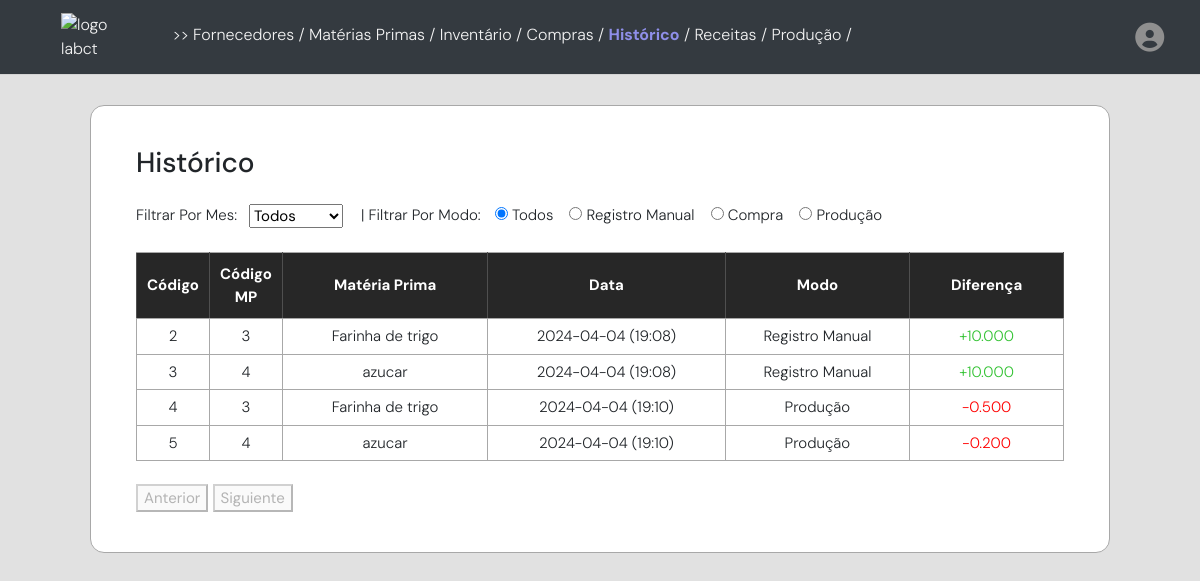
Page /historico (signed in) on the earlier database version.
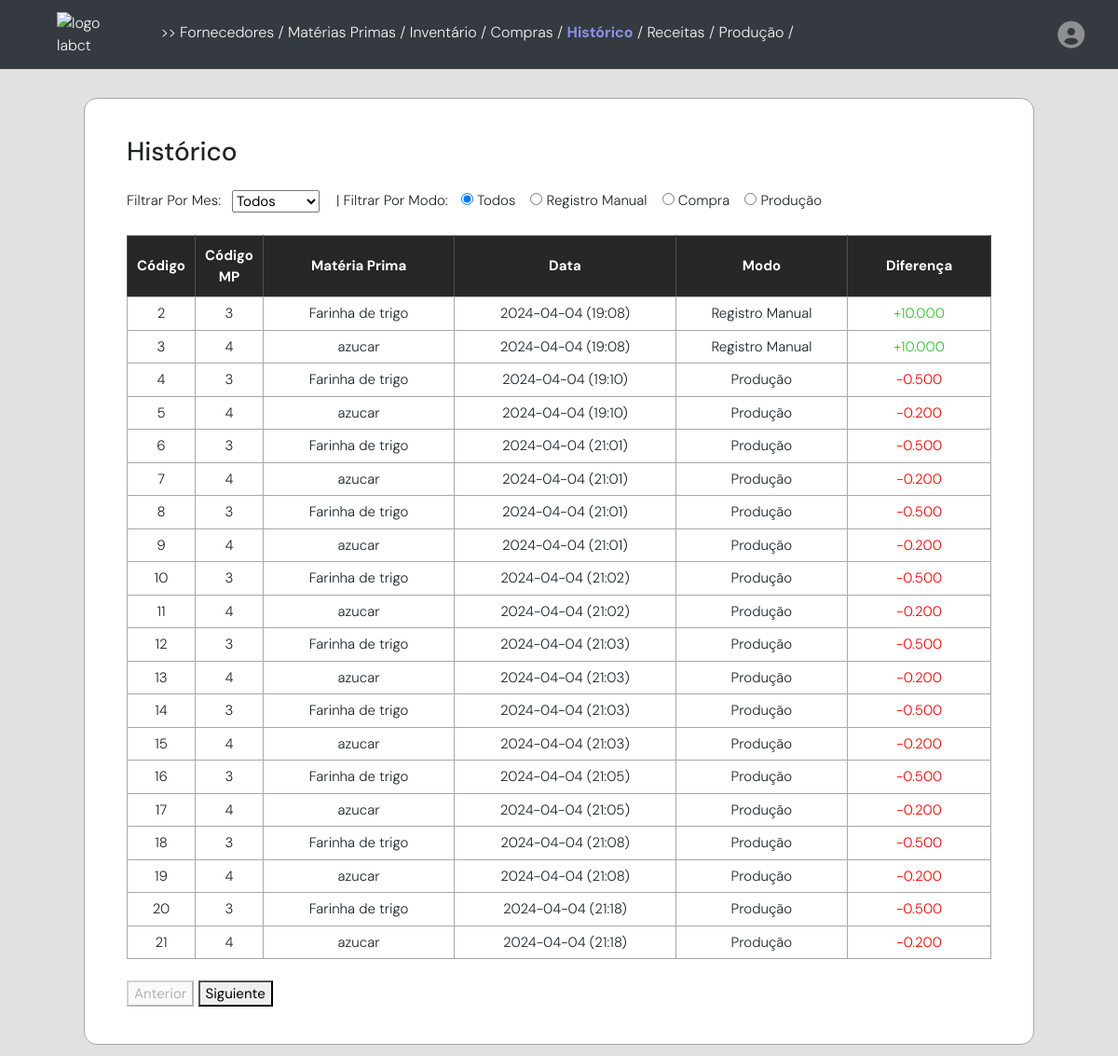
Same page on the later database version.
### models/historico_model.py (models this page shows)
class Historico(db.Model):
    __tablename__ = "historico"
    __table_args__ = {"extend_existing": True}
    id_hst = db.Column(db.Integer, primary_key=True, autoincrement=True)
    date_change = db.Column(db.DateTime, default=datetime.now(timezone.utc))
    id_mp = db.Column(db.Integer, nullable=False)
    nome_mp = db.Column(db.String(75))
    ultimaquantidade_hst = db.Column(db.Numeric(10, 3))
    novaquantidade_hst = db.Column(db.Numeric(10, 3))
    difference_hst = db.Column(db.Numeric(10, 3))
    modo_hst = db.Column(db.Enum('Registro Manual', 'Compra', 'Inventario','Produção'))
    user_id = db.Column(db.Integer, db.ForeignKey('usuarios.id'), nullable=False)
    usuarios = db.relationship("Usuarios", back_populates="historico")

### app.py (the view)
@app.route('/historico')
@login_required
def historico():
    historico = Historico.query.filter_by(user_id=current_user.id).all()
    historico_schema = HistoricoSchema(many=True)
    serialized_data_hst = historico_schema.dump(historico)
    return render_template('historico.html', historico=serialized_data_hst)

### app.py (called while the page is built)
@login_manager.user_loader
def user_loader(user_id):
    return Usuarios.query.get(int(user_id))

def custom_datetime_format2(value):
    if isinstance(value, str):
        value = datetime.strptime(value, '%Y-%m-%dT%H:%M:%S.%f')
    formatted_date = value.strftime("%Y-%m-%d (%H:%M)")
    return formatted_date

### templates/historico.html (shortened to what this page needs)
{% extends "base.html" %}
{% block content %}
<body>
    <div class="container">
        <div class="tabela">
            <div class="historico">
                <h3>
                    Histórico
                </h3>
                <div
                    style="display: flex; width: 100%; flex-direction: row; justify-content: start; margin-block: 18px; gap: 12px;">
                    <div class="ferramentasHistorico"
                        style="display: flex; flex-direction: row; gap: 12px; align-items: center;">
                        <label style="margin-top: 6px;">Filtrar Por Mes:</label>
                    </div>
                    <form id="filterForm" style="margin-top: 6px;">
                        <label style="margin-left: 6px;  margin-right: 10px;"> | Filtrar Por Modo:</label>
                        <input type="radio" name="filterOption" value="all" id="allOption" checked>
                        <label for="allOption">Todos</label>
                        <input style="margin-left: 12px;" type="radio" name="filterOption" value="registro manual"
                            id="registromanualOption">
                        <label for="registromanualOption">Registro Manual</label>
                        <input style="margin-left: 12px;" type="radio" name="filterOption" value="compra"
                            id="comprasOption">
                        <label for="comprasOption">Compra</label>
                        <input style="margin-left: 12px;" type="radio" name="filterOption" value="produção"
                            id="producaoOption">
                        <label for="producaoOption">Produção</label>
                    </form>
                </div>
                <div>
                    <table id="tabelaHistorico">
                        <thead>
                            <tr>
                                <th style="width: 5%;">
                                    Código
                                </th>
                                <th style="width: 5%;">
                                    Código MP
                                </th>
                                <th>
                                    Matéria Prima
                                </th>
                                <th>
                                    Data
                                </th>
                                <th>
                                    Modo
                                </th>
                                <th>
                                    Diferença
                                </th>
                            </tr>
                        </thead>
                        <tbody>
                            {% for hst in historico %}
                            <tr>
                                <td>
                                    {{hst.id_hst}}
                                </td>
                                <td>
                                    {{hst.id_mp}}
                                </td>
                                <td>
                                    {{hst.nome_mp}}
                                </td>
                                <td>
                                    {{hst.date_change | custom_datetime_format2}}
                                </td>
                                <td>
                                    {{hst.modo_hst}}
                                </td>
                                <td
                                    style="color: {% if hst.difference_hst < 0 %}red{% elif hst.difference_hst > 0 %}#32c232{% endif %};">
                                    {{ '+' if hst.difference_hst > 0 else '' }}{{ hst.difference_hst }}
                                </td>
                            </tr>
                            {% endfor %}
                        </tbody>
                    </table>
                    <br>
                    <div id="pagination">
                        <button id="prev">Anterior</button>
                        <button id="next">Siguiente</button>
                    </div>
                </div>
            </div>
        </div>
    </div>
</body>
{% endblock %}

### templates/base.html (shortened to what this page needs)
<!DOCTYPE html>
<html lang="en">
<head>
    <link href="https://stackpath.bootstrapcdn.com/bootstrap/4.5.2/css/bootstrap.min.css" rel="stylesheet">
    <link rel="stylesheet" href="https://cdnjs.cloudflare.com/ajax/libs/normalize/5.0.0/normalize.min.css">
    <link href="https://stackpath.bootstrapcdn.com/bootstrap/4.5.2/css/bootstrap.min.css" rel="stylesheet">
    <link rel="stylesheet" href="https://cdnjs.cloudflare.com/ajax/libs/jqueryui/1.12.1/jquery-ui.min.css">
    <link rel="stylesheet" href="https://cdnjs.cloudflare.com/ajax/libs/font-awesome/6.0.0-beta3/css/all.min.css"
 />
    <link rel="stylesheet" type="text/css" href="{{ url_for('static', filename='styles.css') }}">
</head>
<body>
    <nav class="navbar navbar-expand-lg navbar-dark bg-dark">
		<div class="container-fluid">
			<a href="{{ url_for('index') }}" title="Sobre a LAB página inicial" style="margin-left: 30px;">
				<img src="https://i.postimg.cc/k54vbtBF/userlmn-ebfdb7b90b9b59a3c0ece37c1d46cf20-removebg-preview.png" alt="logo labct" height="64" width="140"/>
			</a>
            <div class="nav-cont">
                {% include 'navigationlink.html' %}
                <span class="user-icon">
                    <i class="fa-solid fa-circle-user"></i>
                </span>
            </div>
        </div>
    </nav>
    <div>
        {% block content %}{% endblock %}
    </div>
</body>
</html>

### templates/navigationlink.html (shortened to what this page needs)
<span class="links">
    >>
    <a href="{{ url_for('fornecedores')}}" >Fornecedores</a> /
    <a href="{{ url_for('materiasPrimas')}}" >Matérias Primas</a> /
    <a href="{{ url_for('inventario')}}" >Inventário</a> /
    <a href="{{ url_for('compras')}}" {% if request.path==url_for('compras') %}class="active" {% endif %}>Compras</a> /
    <a href="{{ url_for('historico')}}" {% if request.path==url_for('historico') %}class="active" {% endif
        %}>Histórico</a> /
    <a href="{{ url_for('receitas')}}" {% if request.path==url_for('receitas') %}class="active" {% endif %}>Receitas</a>
    /
    <a href="{{ url_for('produccao')}}" {% if request.path==url_for('produccao') %}class="active" {% endif %}>Produção</a>
    /
</span>

### static/styles.css (style rules this page uses)
body { background-color: rgb(225, 225, 225); margin: 0; font-family: "DM Sans", sans-serif; font-optical-sizing: auto; font-weight: 300; font-style: normal; }
.container { margin-top: 18px !important; max-width: 85%; display: flex; flex-direction: column; }
.forma, .tabela { background-color: white; padding: 40px 45px 40px 45px; -webkit-border-radius: 14px; -moz-border-radius: 14px; border-radius: 14px; border: 0.5px solid #a8a8a8; }
.tabela { font-size: 15px; }
@media only screen and (max-width: 1600px) { .container { margin-top: 25px; display: flex; flex-direction: column; min-width: 100vw; } }
@media only screen and (max-width: 1600px) { .forma, .tabela { margin-inline: 75px; margin-block: 12px; } }
table { border-collapse: collapse; width: 100%; -webkit-user-select: none; -moz-user-select: none; -ms-user-select: none; user-select: none; }
table td, table th { border: 1px solid #a8a8a8; }
table th { background-color: rgb(39, 39, 39); ; color: white; padding-block: 10px; text-align: center; vertical-align: middle; padding-inline: 10px; border-right: 1px solid #4f4f4f; border-left: 1px solid #4f4f4f; }
table td { padding-block: 6px; text-align: center; vertical-align: middle; }

### templates/base.html (style rules this page uses)
nav { width: 100%; height: 75px; background-color: rgb(39, 39, 39); display: flex; align-items: center; overflow: hidden; border-bottom: 1px solid lightgray; padding-right: 15px; }
.nav-cont { width: 100%; display: flex; margin-top: 15px; margin-left: 35px; justify-content: space-between; }
.user-icon { margin-left: auto; height: 100%; width: 35px; border-radius: 50%; }
.fa-circle-user { margin-bottom: 15px; color: rgb(143, 143, 143); font-size: 29px; transition: color 0.3s ease; }

### templates/navigationlink.html (style rules this page uses)
.links { grid-area: heading; width: 100%; margin-bottom: 16px; color: rgb(243, 243, 243); }
a { color: rgb(243, 243, 243); }
.active { font-weight: bold; color: rgb(143, 143, 233); }

Differences in the rows shown:
added Historico: id_hst "6", id_mp "3", nome_mp "Farinha de trigo", date_change|custom_datetime_format2 "2024-04-04 (21:01)", modo_hst "Produção", difference_hst "-0.500"
added Historico: id_hst "7", id_mp "4", nome_mp "azucar", date_change|custom_datetime_format2 "2024-04-04 (21:01)", modo_hst "Produção", difference_hst "-0.200"
added Historico: id_hst "8", id_mp "3", nome_mp "Farinha de trigo", date_change|custom_datetime_format2 "2024-04-04 (21:01)", modo_hst "Produção", difference_hst "-0.500"
added Historico: id_hst "9", id_mp "4", nome_mp "azucar", date_change|custom_datetime_format2 "2024-04-04 (21:01)", modo_hst "Produção", difference_hst "-0.200"
added Historico: id_hst "10", id_mp "3", nome_mp "Farinha de trigo", date_change|custom_datetime_format2 "2024-04-04 (21:02)", modo_hst "Produção", difference_hst "-0.500"
added Historico: id_hst "11", id_mp "4", nome_mp "azucar", date_change|custom_datetime_format2 "2024-04-04 (21:02)", modo_hst "Produção", difference_hst "-0.200"
added Historico: id_hst "12", id_mp "3", nome_mp "Farinha de trigo", date_change|custom_datetime_format2 "2024-04-04 (21:03)", modo_hst "Produção", difference_hst "-0.500"
added Historico: id_hst "13", id_mp "4", nome_mp "azucar", date_change|custom_datetime_format2 "2024-04-04 (21:03)", modo_hst "Produção", difference_hst "-0.200"
added Historico: id_hst "14", id_mp "3", nome_mp "Farinha de trigo", date_change|custom_datetime_format2 "2024-04-04 (21:03)", modo_hst "Produção", difference_hst "-0.500"
added Historico: id_hst "15", id_mp "4", nome_mp "azucar", date_change|custom_datetime_format2 "2024-04-04 (21:03)", modo_hst "Produção", difference_hst "-0.200"
added Historico: id_hst "16", id_mp "3", nome_mp "Farinha de trigo", date_change|custom_datetime_format2 "2024-04-04 (21:05)", modo_hst "Produção", difference_hst "-0.500"
added Historico: id_hst "17", id_mp "4", nome_mp "azucar", date_change|custom_datetime_format2 "2024-04-04 (21:05)", modo_hst "Produção", difference_hst "-0.200"
added Historico: id_hst "18", id_mp "3", nome_mp "Farinha de trigo", date_change|custom_datetime_format2 "2024-04-04 (21:08)", modo_hst "Produção", difference_hst "-0.500"
added Historico: id_hst "19", id_mp "4", nome_mp "azucar", date_change|custom_datetime_format2 "2024-04-04 (21:08)", modo_hst "Produção", difference_hst "-0.200"
added Historico: id_hst "20", id_mp "3", nome_mp "Farinha de trigo", date_change|custom_datetime_format2 "2024-04-04 (21:18)", modo_hst "Produção", difference_hst "-0.500"
added Historico: id_hst "21", id_mp "4", nome_mp "azucar", date_change|custom_datetime_format2 "2024-04-04 (21:18)", modo_hst "Produção", difference_hst "-0.200"
